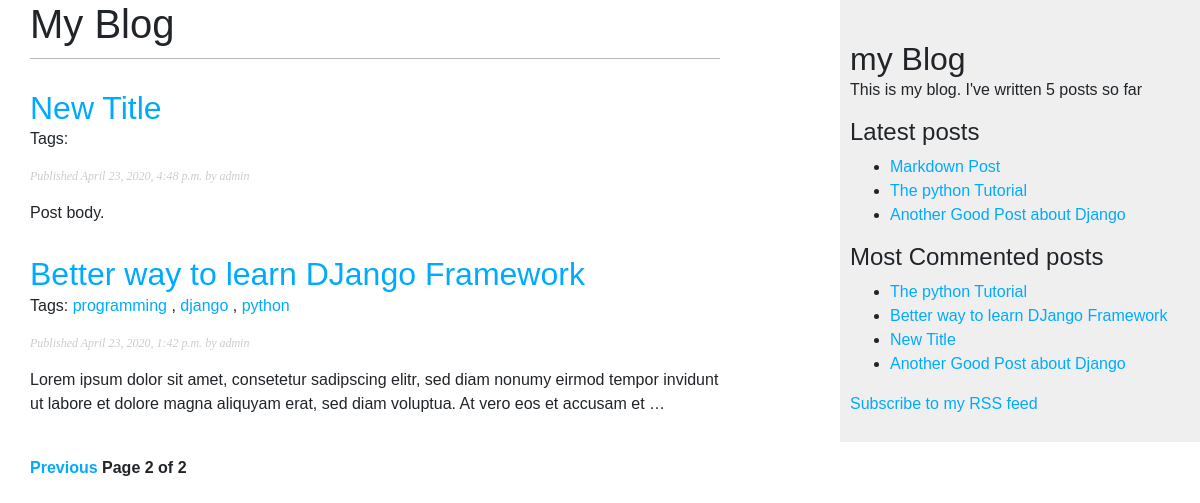
Screenshot of /blog/?page=2 with the database file from the repository.
### blog/models.py (models this page shows, shortened)
class Post(models.Model):
    STATUS_CHOICES = (
        ('draft', 'Draft'),
        ('published', 'Published'),
    )
    title = models.CharField(max_length=250)
    slug = models.SlugField(max_length=250, unique_for_date='publish')
    author = models.ForeignKey(User, on_delete=models.CASCADE, related_name='blog_posts')
    body = models.TextField()
    publish = models.DateTimeField(default=timezone.now)
    created = models.DateTimeField(auto_now_add=True)
    updated = models.DateTimeField(auto_now=True)
    status = models.CharField(max_length=10, choices=STATUS_CHOICES, default='draft')
    tags = TaggableManager() # third party tags
    objects = models.Manager() # default manager
    published = PublishedManager() # custom manager
    class Meta:
        ordering = ('-publish',)
        verbose_name = "Post"
        verbose_name_plural = "Posts"
    def get_absolute_url(self):
        return reverse('blog:post_detail', args=[self.publish.year, self.publish.month,
                                                 self.publish.day, self.slug])

### blog/views.py (the view)
# urls.py: path('', views.post_list, name='post_list'),
def post_list(request, tag_slug=None):
    object_list = Post.published.all()
    tag = None
    if tag_slug:
        tag = get_object_or_404(Tag, slug=tag_slug)
        object_list = object_list.filter(tags__in=[tag])
    paginator = Paginator(object_list, 3)
    page = request.GET.get('page')
    try:
        posts = paginator.page(page)
    except PageNotAnInteger:
        posts = paginator.page(1)
    except EmptyPage:
        posts = paginator.page(paginator.num_pages)
    return render(request, 'blog/post/list.html', {'page':page, 'posts':posts, 'tag':tag})

### blog/models.py (called while the page is built)
    def get_queryset(self):
        return super(PublishedManager, self).get_queryset().filter(status='published')

### blog/templatetags/blog_tags.py (called while the page is built)
@register.simple_tag
def total_posts():
    return Post.published.count()

@register.inclusion_tag('blog/post/latest_posts.html')
def show_latest_posts(count=5):
    latest_posts = Post.published.order_by('-publish')[:count]
    return {'latest_posts': latest_posts}

@register.simple_tag()
def get_most_commented_posts(count=5):
    return Post.published.annotate(total_comments=Count('comments')).order_by('-total_comments')[:count]

@register.filter(name='markdown')
def markdown_format(text):
    return mark_safe(markdown.markdown(text))

### blog/templates/blog/post/list.html (shortened to what this page needs)
{% extends 'blog/base.html' %}
{% load blog_tags %}
{% block content %}
    <h1>My Blog</h1>
    {% for post in posts %}
        <h2>
            <a href="{{ post.get_absolute_url }}">{{post.title}}</a>
        </h2>
        <p class="tags">
            Tags:
            {% for tag in post.tags.all %}
                <a href="{% url 'blog:post_list_by_tag' tag.slug %}">{{ tag.name }}</a>
                {% if not forloop.last %}, {% endif %}
            {% endfor %}
        </p>
        <p class="date">
            Published {{post.publish}} by {{post.author}}
        </p>
        {{ post.body|markdown|truncatewords_html:30 }}
    {% endfor %}
    {% include 'blog/pagination.html' with page=posts %}
{% endblock content %}

### blog/templates/blog/base.html (shortened to what this page needs)
{% load blog_tags %}
{% load static %}
<!DOCTYPE html>
<html lang="en">
<head>
    <link rel="stylesheet" href="https://stackpath.bootstrapcdn.com/bootstrap/4.4.1/css/bootstrap.min.css">
    <link rel="stylesheet" href="{% static 'css/blog.css' %}">
</head>
<body>
    <div id="content">
        {% block content %}
        {% endblock content %}
    </div>
    <div id="sidebar">
        <h2>my Blog</h2>
        <p>This is my blog. I've written {% total_posts %} posts so far</p>
        <h4>Latest posts</h4>
        {% show_latest_posts 3 %}
        <h4>Most Commented posts</h4>
        {% get_most_commented_posts 4 as most_commented_posts %}
        <ul>
            {% for post in most_commented_posts %}
                <li>
                    <a href="{{ post.get_absolute_url }}">{{ post.title }}</a>
                </li>
            {% endfor %}
        </ul>
        <p>
            <a href="{% url 'blog:post_feed' %}">Subscribe to my RSS feed</a>
        </p>
    </div>
</body>
</html>

### blog/templates/blog/post/latest_posts.html
<ul>
    {% for post in latest_posts %}
    <li>
        <a href="{{ post.get_absolute_url }}">{{ post.title }}</a>
    </li>
    {% endfor %}
</ul>

### blog/static/css/blog.css (style rules this page uses)
body { margin:0; padding:0; font-family:helvetica, sans-serif; }
a { color:#00abff; text-decoration:none; }
h1 { font-weight:normal; border-bottom:1px solid #bbb; padding:0 0 10px 0; }
h2 { font-weight:normal; margin:30px 0 0; }
#content { float:left; width:60%; padding:0 0 0 30px; }
#sidebar { float:right; width:30%; padding:10px; background:#efefef; height:100%; }
p.date { color:#ccc; font-family: georgia, serif; font-size: 12px; font-style: italic; }

### rows the page displays
Post: title "New Title", publish "April 23, 2020, 4:48 p.m.", author "admin", body "Post body."
Post: title "Better way to learn DJango Framework", publish "April 23, 2020, 1:42 p.m.", author "admin", body "Lorem ipsum dolor sit amet, consetetur sadipscing elitr, sed diam nonumy eirmod tempor invidunt ut labore et dolore magna aliquyam erat, sed diam voluptua. At vero eos et accusam et …"
Tag: name "programming"
Tag: name "django"
Tag: name "python"
Post: title "Markdown Post"
Post: title "The python Tutorial"
Post: title "Another Good Post about Django"

### other values shown
{{ page.number }} "2"
{{ page.paginator.num_pages }} "2"
